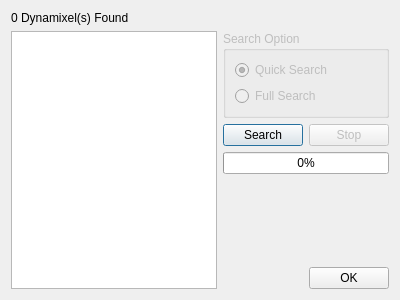
<?xml version="1.0" encoding="UTF-8"?>
<ui version="4.0">
 <class>SearchServosDialog</class>
 <widget class="QDialog" name="SearchServosDialog">
  <property name="geometry">
   <rect>
    <x>0</x>
    <y>0</y>
    <width>400</width>
    <height>300</height>
   </rect>
  </property>
  <property name="windowTitle">
   <string>Dialog</string>
  </property>
  <layout class="QHBoxLayout" name="horizontalLayout_4">
   <item>
    <layout class="QGridLayout" name="gridLayout">
     <item row="1" column="1">
      <layout class="QVBoxLayout" name="verticalLayout_2">
       <item>
        <widget class="QGroupBox" name="groupBox">
         <property name="enabled">
          <bool>false</bool>
         </property>
         <property name="title">
          <string>Search Option</string>
         </property>
         <layout class="QHBoxLayout" name="horizontalLayout_3">
          <item>
           <layout class="QVBoxLayout" name="verticalLayout">
            <item>
             <widget class="QRadioButton" name="radioButton">
              <property name="text">
               <string>Quick Search</string>
              </property>
              <property name="checked">
               <bool>true</bool>
              </property>
             </widget>
            </item>
            <item>
             <widget class="QRadioButton" name="radioButton_2">
              <property name="text">
               <string>Full Search</string>
              </property>
             </widget>
            </item>
           </layout>
          </item>
         </layout>
        </widget>
       </item>
       <item>
        <layout class="QHBoxLayout" name="horizontalLayout">
         <item>
          <widget class="QPushButton" name="searchPushButton">
           <property name="text">
            <string>Search</string>
           </property>
          </widget>
         </item>
         <item>
          <widget class="QPushButton" name="stopPushButton">
           <property name="enabled">
            <bool>false</bool>
           </property>
           <property name="text">
            <string>Stop</string>
           </property>
          </widget>
         </item>
        </layout>
       </item>
       <item>
        <widget class="QProgressBar" name="searchProgressBar">
         <property name="value">
          <number>0</number>
         </property>
        </widget>
       </item>
       <item>
        <spacer name="verticalSpacer">
         <property name="orientation">
          <enum>Qt::Vertical</enum>
         </property>
         <property name="sizeHint" stdset="0">
          <size>
           <width>20</width>
           <height>40</height>
          </size>
         </property>
        </spacer>
       </item>
       <item>
        <layout class="QHBoxLayout" name="horizontalLayout_2">
         <item>
          <spacer name="horizontalSpacer">
           <property name="orientation">
            <enum>Qt::Horizontal</enum>
           </property>
           <property name="sizeHint" stdset="0">
            <size>
             <width>40</width>
             <height>20</height>
            </size>
           </property>
          </spacer>
         </item>
         <item>
          <widget class="QPushButton" name="okPushButton">
           <property name="text">
            <string>OK</string>
           </property>
          </widget>
         </item>
        </layout>
       </item>
      </layout>
     </item>
     <item row="0" column="0">
      <widget class="QLabel" name="foundServosLabel">
       <property name="text">
        <string>0 Dynamixel(s) Found</string>
       </property>
      </widget>
     </item>
     <item row="1" column="0">
      <widget class="QTreeView" name="servosTreeView"/>
     </item>
    </layout>
   </item>
  </layout>
 </widget>
 <resources/>
 <connections>
  <connection>
   <sender>okPushButton</sender>
   <signal>clicked()</signal>
   <receiver>SearchServosDialog</receiver>
   <slot>accept()</slot>
   <hints>
    <hint type="sourcelabel">
     <x>345</x>
     <y>274</y>
    </hint>
    <hint type="destinationlabel">
     <x>199</x>
     <y>149</y>
    </hint>
   </hints>
  </connection>
 </connections>
</ui>
